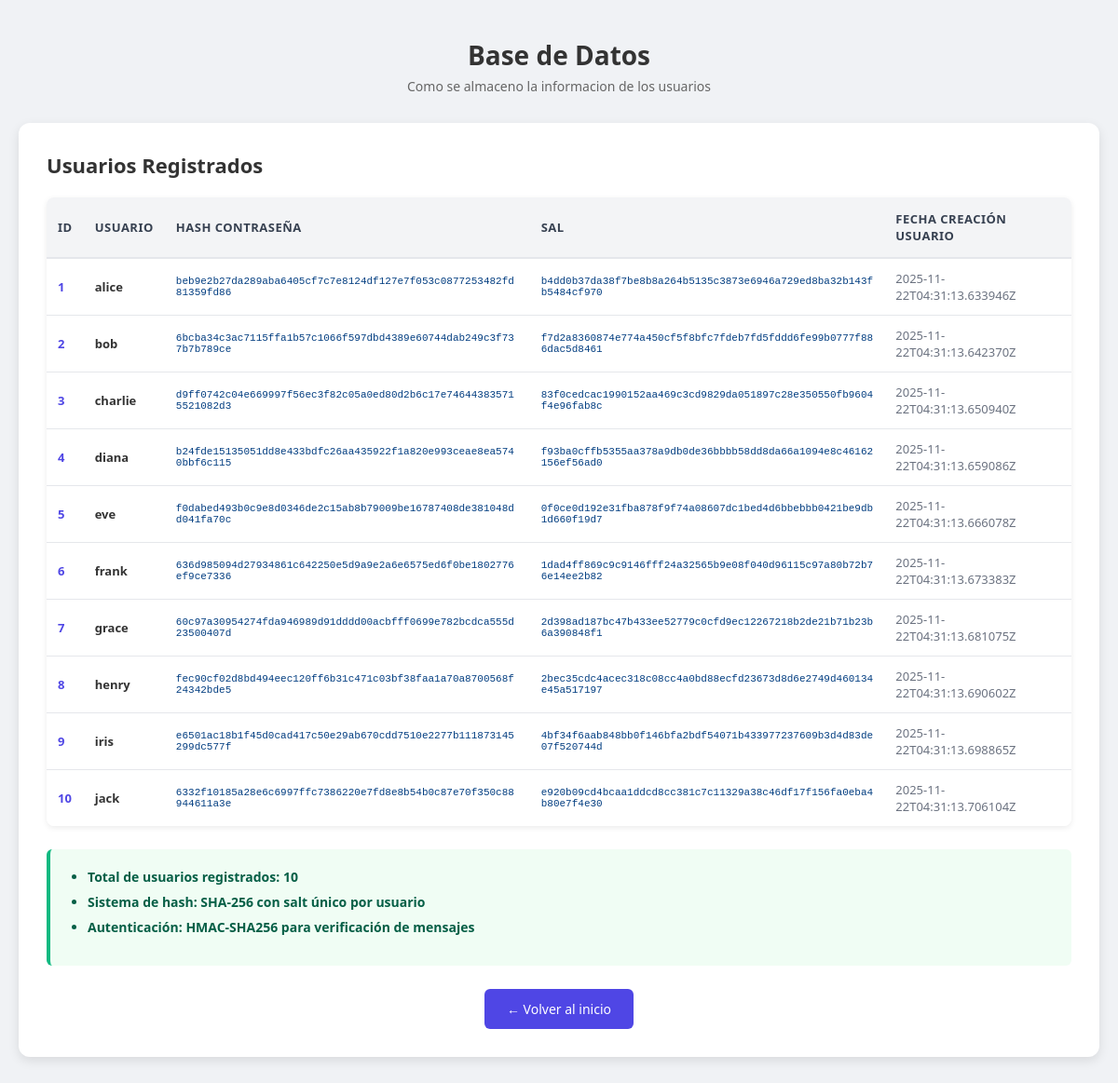
The app's page /db with its own data.
### tables this page shows
CREATE TABLE users (
            id INTEGER PRIMARY KEY AUTOINCREMENT,
            username TEXT UNIQUE NOT NULL,
            password_hash TEXT NOT NULL,
            salt TEXT NOT NULL,
            created_at TEXT NOT NULL
        );

### app.py (the view)
@app.route('/db')
def db_route():
    rows = list_users()
    return render_template('db.html', rows=rows)

### database/db.py (called while the page is built)
def get_conn():
    return sqlite3.connect(DB_FILENAME)

def list_users():
    conn = get_conn()
    cur = conn.cursor()
    cur.execute('SELECT id, username, password_hash, salt, created_at FROM users ORDER BY id')
    rows = cur.fetchall()
    conn.close()
    return rows

### templates/db.html (shortened to what this page needs)
<!doctype html>
<html lang="es">
<head>
</head>
<body>
  <div class="header">
    <h1>Base de Datos</h1>
    <div class="subtitle">Como se almaceno la informacion de los usuarios</div>
  </div>
  <div class="container">
    <h2>Usuarios Registrados</h2>
    {% if rows %}
    <div class="table-wrapper">
      <table>
        <thead>
          <tr>
            <th>ID</th>
            <th>Usuario</th>
            <th>Hash Contraseña</th>
            <th>Sal</th>
            <th>Fecha Creación Usuario</th>
          </tr>
        </thead>
        <tbody>
          {% for r in rows %}
          <tr>
            <td class="user-id">{{ r[0] }}</td>
            <td class="username">{{ r[1] }}</td>
            <td class="mono">{{ r[2] }}</td>
            <td class="mono">{{ r[3] }}</td>
            <td>{{ r[4] }}</td>
          </tr>
          {% endfor %}
        </tbody>
      </table>
    </div>
    <div class="info-box" style="background: #F0FDF4; border-left-color: #10B981;">
      <h3 style="color: #166534;"Estadísticas:</h3>
      <ul style="color: #065F46;">
        <li><strong>Total de usuarios registrados:</strong> {{ rows|length }}</li>
        <li><strong>Sistema de hash:</strong> SHA-256 con salt único por usuario</li>
        <li><strong>Autenticación:</strong> HMAC-SHA256 para verificación de mensajes</li>
      </ul>
    </div>
    {% else %}
    <div class="empty-state">
      <p>No hay usuarios registrados en la base de datos.</p>
      <p style="margin-top: 10px; font-size: 13px;">Registra un usuario desde la página principal para comenzar.</p>
    </div>
    {% endif %}
    <div class="back-link">
      <a href="/">← Volver al inicio</a>
    </div>
  </div>
</body>
</html>

### templates/db.html (style rules this page uses)
* { margin: 0; padding: 0; box-sizing: border-box; }
body { font-family: 'Segoe UI', Tahoma, Geneva, Verdana, sans-serif; background: #f0f2f5; min-height: 100vh; padding: 40px 20px; }
.header { text-align: center; margin-bottom: 30px; }
.header h1 { color: #333; font-size: 28px; font-weight: 600; }
.header .subtitle { color: #666; font-size: 14px; margin-top: 5px; }
.container { background: white; border-radius: 12px; box-shadow: 0 4px 12px rgba(0,0,0,0.1); padding: 30px; max-width: 1200px; margin: 0 auto; }
h2 { color: #333; margin-bottom: 20px; font-size: 22px; font-weight: 600; }
.info-box { background: #E0F2FE; border-left: 4px solid #0EA5E9; padding: 20px; border-radius: 6px; margin-bottom: 25px; }
.info-box h3 { color: #0369A1; font-size: 16px; margin-bottom: 12px; }
.info-box ul { margin-left: 20px; color: #0C4A6E; }
.info-box li { margin-bottom: 8px; font-size: 14px; }
.table-wrapper { overflow-x: auto; border-radius: 8px; box-shadow: 0 2px 6px rgba(0,0,0,0.08); margin-bottom: 25px; }
table { width: 100%; border-collapse: collapse; background: white; }
th { background: #F3F4F6; color: #374151; padding: 14px 12px; text-align: left; font-weight: 600; font-size: 13px; text-transform: uppercase; letter-spacing: 0.5px; border-bottom: 2px solid #E5E7EB; }
td { padding: 12px; border-bottom: 1px solid #E5E7EB; color: #6B7280; font-size: 13px; }
tr:last-child td { border-bottom: none; }
.mono { font-family: 'Courier New', monospace; font-size: 11px; word-break: break-all; color: #033e81; }
.user-id { font-weight: 600; color: #4F46E5; }
.username { font-weight: 600; color: #333; }
.back-link { text-align: center; margin-top: 25px; }
.back-link a { color: white; background: #4F46E5; text-decoration: none; font-size: 14px; font-weight: 500; padding: 12px 24px; border-radius: 6px; display: inline-block; transition: all 0.3s ease; }

### records on screen
users: id "1", username "alice", password_hash "beb9e2b27da289aba6405cf7c7e8124df127e7f053c0877253482fd81359fd86", salt "b4dd0b37da38f7be8b8a264b5135c3873e6946a729ed8ba32b143fb5484cf970", created_at "2025-11-22T04:31:13.633946Z"
users: id "2", username "bob", password_hash "6bcba34c3ac7115ffa1b57c1066f597dbd4389e60744dab249c3f737b7b789ce", salt "f7d2a8360874e774a450cf5f8bfc7fdeb7fd5fddd6fe99b0777f886dac5d8461", created_at "2025-11-22T04:31:13.642370Z"
users: id "3", username "charlie", password_hash "d9ff0742c04e669997f56ec3f82c05a0ed80d2b6c17e746443835715521082d3", salt "83f0cedcac1990152aa469c3cd9829da051897c28e350550fb9604f4e96fab8c", created_at "2025-11-22T04:31:13.650940Z"
users: id "4", username "diana", password_hash "b24fde15135051dd8e433bdfc26aa435922f1a820e993ceae8ea5740bbf6c115", salt "f93ba0cffb5355aa378a9db0de36bbbb58dd8da66a1094e8c46162156ef56ad0", created_at "2025-11-22T04:31:13.659086Z"
users: id "5", username "eve", password_hash "f0dabed493b0c9e8d0346de2c15ab8b79009be16787408de381048dd041fa70c", salt "0f0ce0d192e31fba878f9f74a08607dc1bed4d6bbebbb0421be9db1d660f19d7", created_at "2025-11-22T04:31:13.666078Z"
users: id "6", username "frank", password_hash "636d985094d27934861c642250e5d9a9e2a6e6575ed6f0be1802776ef9ce7336", salt "1dad4ff869c9c9146fff24a32565b9e08f040d96115c97a80b72b76e14ee2b82", created_at "2025-11-22T04:31:13.673383Z"
users: id "7", username "grace", password_hash "60c97a30954274fda946989d91dddd00acbfff0699e782bcdca555d23500407d", salt "2d398ad187bc47b433ee52779c0cfd9ec12267218b2de21b71b23b6a390848f1", created_at "2025-11-22T04:31:13.681075Z"
users: id "8", username "henry", password_hash "fec90cf02d8bd494eec120ff6b31c471c03bf38faa1a70a8700568f24342bde5", salt "2bec35cdc4acec318c08cc4a0bd88ecfd23673d8d6e2749d460134e45a517197", created_at "2025-11-22T04:31:13.690602Z"
users: id "9", username "iris", password_hash "e6501ac18b1f45d0cad417c50e29ab670cdd7510e2277b111873145299dc577f", salt "4bf34f6aab848bb0f146bfa2bdf54071b433977237609b3d4d83de07f520744d", created_at "2025-11-22T04:31:13.698865Z"
users: id "10", username "jack", password_hash "6332f10185a28e6c6997ffc7386220e7fd8e8b54b0c87e70f350c88944611a3e", salt "e920b09cd4bcaa1ddcd8cc381c7c11329a38c46df17f156fa0eba4b80e7f4e30", created_at "2025-11-22T04:31:13.706104Z"

### other values on screen
{{ rows|length }} "10"
